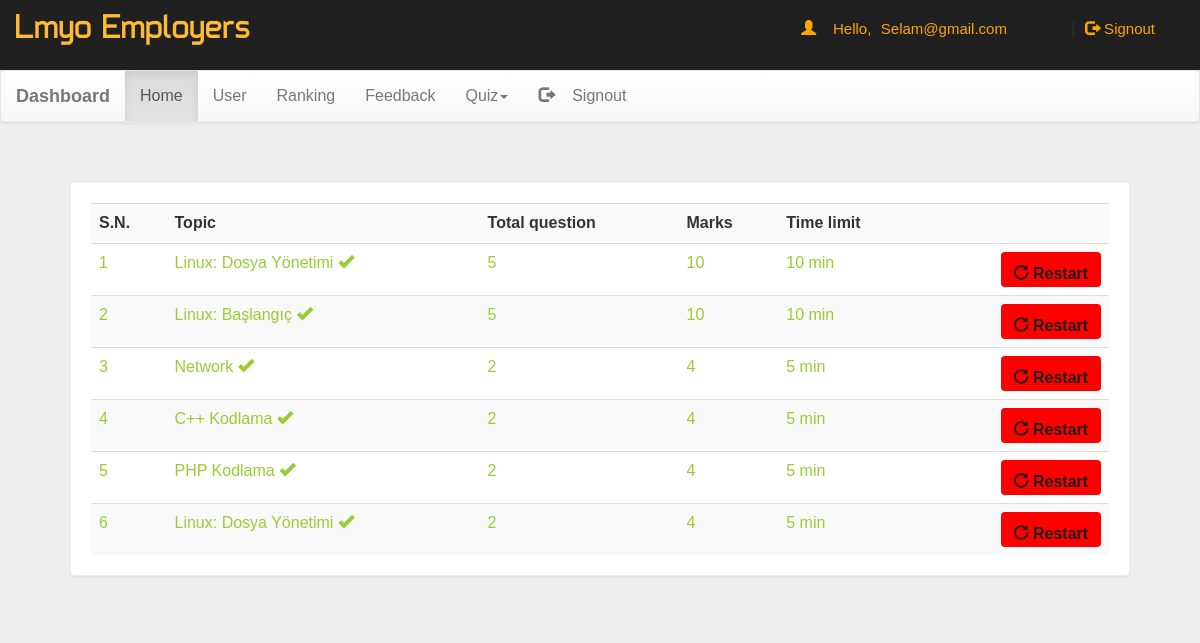
The app's page /dash.php (signed in) with its own data.
### tables this page shows
CREATE TABLE `quiz` (
  `eid` text NOT NULL,
  `title` varchar(100) NOT NULL,
  `sahi` int(11) NOT NULL,
  `wrong` int(11) NOT NULL,
  `total` int(11) NOT NULL,
  `time` bigint(20) NOT NULL,
  `intro` text NOT NULL,
  `tag` varchar(100) NOT NULL,
  `date` timestamp NOT NULL DEFAULT current_timestamp() ON UPDATE current_timestamp()
);

### dash.php (the view, shortened to what this page needs)
<!DOCTYPE html PUBLIC "-//W3C//DTD XHTML 1.0 Transitional//EN" "http://www.w3.org/TR/xhtml1/DTD/xhtml1-transitional.dtd">
<html xmlns="http://www.w3.org/1999/xhtml">
<head>
<link  rel="stylesheet" href="css/bootstrap.min.css"/>
 <link  rel="stylesheet" href="css/bootstrap-theme.min.css"/>
 <link rel="stylesheet" href="css/main.css">
 <link  rel="stylesheet" href="css/font.css">
</head>
<body  style="background:#eee;">
<div class="header">
<div class="row">
<div class="col-lg-6">
<span class="logo">Lmyo Employers</span></div>
<?php
 include_once 'dbConnection.php';
$email=$_SESSION['email'];
  if(!(isset($_SESSION['email']))){
header("location:index.php");
}
else
{
$name = $_SESSION['name'];;
echo '<span class="pull-right top title1" ><span class="log1"><span class="glyphicon glyphicon-user" aria-hidden="true"></span>&nbsp;&nbsp;&nbsp;&nbsp;Hello,</span> <a href="account.php" class="log log1">'.$name.'</a>&nbsp;|&nbsp;<a href="logout.php?q=account.php" class="log"><span class="glyphicon glyphicon-log-out" aria-hidden="true"></span>&nbsp;Signout</button></a></span>';
}?>
</div></div>
<nav class="navbar navbar-default title1">
  <div class="container-fluid">
    <div class="navbar-header">
      <a class="navbar-brand" href="dash.php?q=0"><b>Dashboard</b></a>
    </div>
    <div class="collapse navbar-collapse" id="bs-example-navbar-collapse-1">
      <ul class="nav navbar-nav">
        <li <?php if(@$_GET['q']==0) echo'class="active"'; ?>><a href="dash.php?q=0">Home<span class="sr-only">(current)</span></a></li>
        <li <?php if(@$_GET['q']==1) echo'class="active"'; ?>><a href="dash.php?q=1">User</a></li>
		<li <?php if(@$_GET['q']==2) echo'class="active"'; ?>><a href="dash.php?q=2">Ranking</a></li>
		<li <?php if(@$_GET['q']==3) echo'class="active"'; ?>><a href="dash.php?q=3">Feedback</a></li>
        <li class="dropdown <?php if(@$_GET['q']==4 || @$_GET['q']==5) echo'active"'; ?>">
          <a href="#" class="dropdown-toggle" data-toggle="dropdown" role="button" aria-haspopup="true" aria-expanded="false">Quiz<span class="caret"></span></a>
        </li><li class="pull-right"> <a href="logout.php?q=account.php"><span class="glyphicon glyphicon-log-out" aria-hidden="true"></span>&nbsp;&nbsp;&nbsp;&nbsp;Signout</a></li>
      </ul>
          </div>
  </div>
</nav>
<div class="container">
<div class="row">
<div class="col-md-12">
<?php if(@$_GET['q']==0) {
$result = mysqli_query($con,"SELECT * FROM quiz ORDER BY date DESC") or die('Error');
echo  '<div class="panel"><div class="table-responsive"><table class="table table-striped title1">
<tr><td><b>S.N.</b></td><td><b>Topic</b></td><td><b>Total question</b></td><td><b>Marks</b></td><td><b>Time limit</b></td><td></td></tr>';
$c=1;
while($row = mysqli_fetch_array($result)) {
	$title = $row['title'];
	$total = $row['total'];
	$sahi = $row['sahi'];
    $time = $row['time'];
	$eid = $row['eid'];
$q12=mysqli_query($con,"SELECT score FROM history WHERE eid='$eid' AND email='$email'" )or die('Error98');
$rowcount=mysqli_num_rows($q12);
if($rowcount == 0){
	echo '<tr><td>'.$c++.'</td><td>'.$title.'</td><td>'.$total.'</td><td>'.$sahi*$total.'</td><td>'.$time.'&nbsp;min</td>
	<td><b><a href="account.php?q=quiz&step=2&eid='.$eid.'&n=1&t='.$total.'" class="pull-right btn sub1" style="margin:0px;background:#99cc32"><span class="glyphicon glyphicon-new-window" aria-hidden="true"></span>&nbsp;<span class="title1"><b>Start</b></span></a></b></td></tr>';
}
else
{
echo '<tr style="color:#99cc32"><td>'.$c++.'</td><td>'.$title.'&nbsp;<span title="This quiz is already solve by you" class="glyphicon glyphicon-ok" aria-hidden="true"></span></td><td>'.$total.'</td><td>'.$sahi*$total.'</td><td>'.$time.'&nbsp;min</td>
	<td><b><a href="update.php?q=quizre&step=25&eid='.$eid.'&n=1&t='.$total.'" class="pull-right btn sub1" style="margin:0px;background:red"><span class="glyphicon glyphicon-repeat" aria-hidden="true"></span>&nbsp;<span class="title1"><b>Restart</b></span></a></b></td></tr>';
}
}
echo '</table></div></div>';
}
?>
</div>
</div></div>
</body>
</html>

### css/main.css (style rules this page uses)
body { overflow-x:hidden; width:100%; font: 15px "Century Gothic", "Times Roman", sans-serif; background:#eee; min-height:550px; background-attachment:fixed; }
.panel { border-color:#eee; margin:40px; padding:20px; font: 15px "Century Gothic", "Times Roman", sans-serif; }
.header { background:#202020; height:70px; }
.logo { font-family:'typo'; font-size:35px; color:#ffbb33; margin:15px; }
.title1 { font: 16px "Century Gothic", "Times Roman", sans-serif; }
.sub1 { width:90px; color:#202020; background:orange; font-size:15px; height:35px; margin:20px; padding:10px; width:100px; }
.top { margin-top:20px; }
.log1 { font: 15px 'Ubuntu', sans-serif; color:orange; margin-left:10px; }
.log { margin:10px; margin-right:60px; margin-left:5px; color:orange; text-decoration:none; font-size:20px; font-size:15px; }

### records on screen
quiz: title "Linux: Dosya Yönetimi", total "5", $sahi*$total "10", time "10"
quiz: title "Linux: Başlangıç", total "5", $sahi*$total "10", time "10"
quiz: title "Network", total "2", $sahi*$total "4", time "5"
quiz: title "C++ Kodlama", total "2", $sahi*$total "4", time "5"
quiz: title "PHP Kodlama", total "2", $sahi*$total "4", time "5"
quiz: title "Linux: Dosya Yönetimi", total "2", $sahi*$total "4", time "5"

### other values on screen
$name "Selam@gmail.com"
